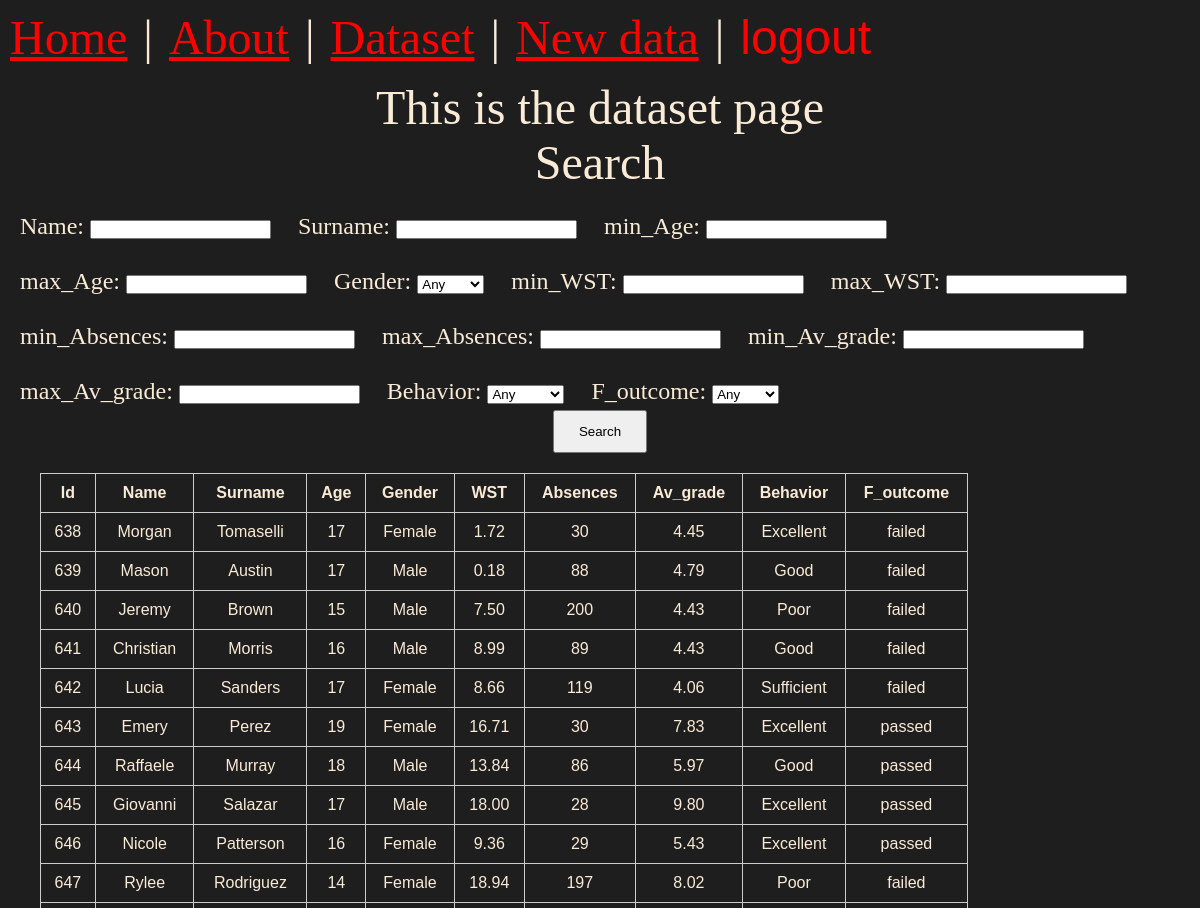
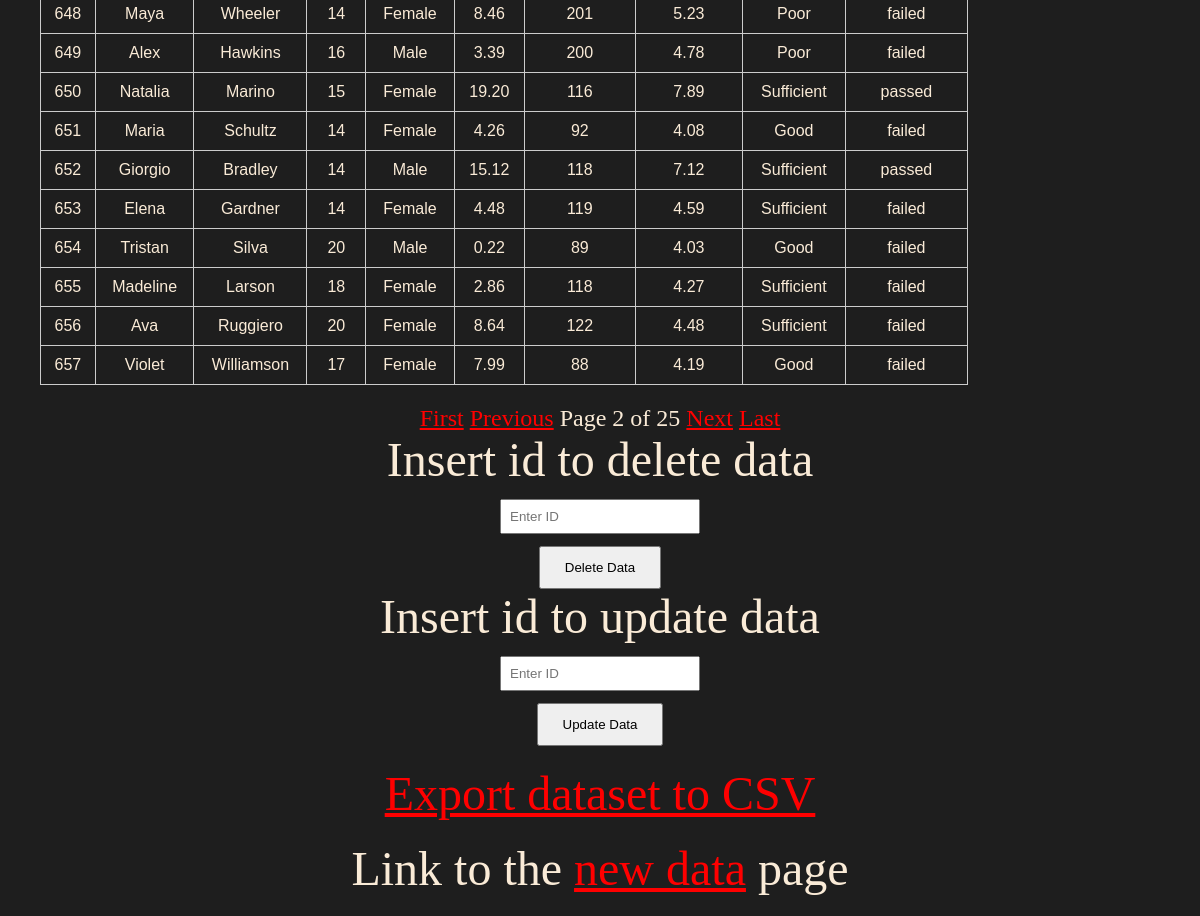
Screenshot of /dataset/dataset/?page=2 (signed in) with the database file from the repository (2 pictures, top to bottom).
### dataset/models.py (models this page shows, shortened)
class Data(models.Model):
    user = models.ForeignKey(User, on_delete=models.CASCADE)
    name = models.CharField(max_length = 20)
    surname = models.CharField(max_length = 20)
    age = models.PositiveIntegerField(validators=[MinValueValidator(14),MaxValueValidator(20)])
    gender = models.CharField(choices=[('Male', 'Male'), ('Female', 'Female')])
    weekly_study_time = models.FloatField(validators=[MinValueValidator(0.0)])
    absences = models.PositiveIntegerField(validators=[MaxValueValidator(300)])
    average_grade = models.FloatField(validators=[MinValueValidator(4),MaxValueValidator(10)])
    behavior = models.CharField(choices=[('Excellent', 'Excellent'),
                                                        ('Good', 'Good'),
                                                        ('Sufficient', 'Sufficient'),
                                                        ('Poor', 'Poor')])
    final_outcome =	models.CharField()

### dataset/views.py (the view)
# urls.py: path('dataset/',views.dataset_view, name= 'dataset'),
@login_required(login_url="login")
def dataset_view(request):
    current_user = request.user
    search_data_form = Searchdata_form(request.GET or None)
    data_list = Data.objects.filter(user=current_user)
    if search_data_form.is_valid():
        data_list = search_data(search_data_form,data_list)
    paginator = Paginator(data_list, 20)
    page_number = request.GET.get('page')
    page_obj = paginator.get_page(page_number)
    query_params = request.GET.copy()
    if 'page' in query_params:
        del query_params['page']
    query_string = query_params.urlencode()
    return render(request, 'dataset/dataset.html', {
                                                    'search_data_form': search_data_form,
                                                    'page_obj': page_obj,
                                                    'query_string': query_string,}
                )

### dataset/templates/dataset/dataset.html (shortened to what this page needs)
{% extends 'layout.html' %}
{% load static %}
{% block content %}
    <p> This is the dataset page </p>
    <p style = text-size: 1.5rem > Search </p>
    {% include 'partials/search_data.html' with form=search_data_form %}
    {% include 'partials/table_data.html' %}
    {% include 'partials/delete_data.html' %}
    {% include 'partials/update_data.html' %}
    {% include 'partials/export_csv.html' %}
    <p>Link to the <a href="{% url 'new_data' %}">new data</a> page</p>
{% endblock content %}

### dataset/templates/partials/table_data.html
<div class="data_container">
    <table>
        <thead>
            <tr>
                <th>Id</th>
                <th>Name</th>
                <th>Surname</th>
                <th>Age</th>
                <th>Gender</th>
                <th>WST</th>
                <th>Absences</th>
                <th>Av_grade</th>
                <th>Behavior</th>
                <th>F_outcome</th>
            </tr>
        </thead>
        <tbody>
            {% for data in page_obj %}
                <tr>{{ data.value|floatformat:2 }}
                    <td>{{ data.id }}</td>
                    <td>{{ data.name }}</td>
                    <td>{{ data.surname }}</td>
                    <td>{{ data.age }}</td>
                    <td>{{ data.gender }}</td>
                    <td>{{ data.weekly_study_time|floatformat:2 }}</td>
                    <td>{{ data.absences }}</td>
                    <td>{{ data.average_grade|floatformat:2 }}</td>
                    <td>{{ data.behavior }}</td>
                    <td>{{ data.final_outcome }}</td>
                </tr>
            {% empty %}
                <tr>
                    <td colspan="3">No data available.</td>
                </tr>
            {% endfor %}
        </tbody>
    </table>
    </div>
    <div style="text-align: center; margin-top: 20px;">
    {% if page_obj.has_previous %}
        <a href="?page=1{% if query_string %}&{{ query_string }}{% endif %}">First</a>
        <a href="?page={{ page_obj.previous_page_number }}{% if query_string %}&{{ query_string }}{% endif %}">Previous</a>
    {% endif %}
    <span>Page {{ page_obj.number }} of {{ page_obj.paginator.num_pages }}</span>
    {% if page_obj.has_next %}
        <a href="?page={{ page_obj.next_page_number }}{% if query_string %}&{{ query_string }}{% endif %}">Next</a>
        <a href="?page={{ page_obj.paginator.num_pages }}{% if query_string %}&{{ query_string }}{% endif %}">Last</a>
    {% endif %}
    </div>

### static/css/style.css (style rules this page uses)
* { margin: 0; padding: 0; box-sizing: border-box; }
body { min-height: 100vh; display: grid; place-content: center; font-size: 3rem; background-color: rgb(30, 30, 30); color: antiquewhite; }
h1, p { text-align: center; }
a { color: red; }
div { font-size: 1.5rem; }
.data_container { text-align: left; margin-left: 0 !important; justify-self: start; width: 100%; }
table { width: 80%; margin-left: 20px; border-collapse: collapse; font-family: Arial, sans-serif; font-size: 1rem; }
table th, table td { border: 1px solid #ccc; padding: 10px; text-align: center; }
table th { font-weight: bold; }
.search_form p { font-size: 1.5rem; display: inline-block; margin-right: 15px; }

### rows the page displays
Data: id "638", name "Morgan", surname "Tomaselli", age "17", gender "Female", weekly_study_time "1.72", absences "30", average_grade "4.45", behavior "Excellent", final_outcome "failed"
Data: id "639", name "Mason", surname "Austin", age "17", gender "Male", weekly_study_time "0.18", absences "88", average_grade "4.79", behavior "Good", final_outcome "failed"
Data: id "640", name "Jeremy", surname "Brown", age "15", gender "Male", weekly_study_time "7.50", absences "200", average_grade "4.43", behavior "Poor", final_outcome "failed"
Data: id "641", name "Christian", surname "Morris", age "16", gender "Male", weekly_study_time "8.99", absences "89", average_grade "4.43", behavior "Good", final_outcome "failed"
Data: id "642", name "Lucia", surname "Sanders", age "17", gender "Female", weekly_study_time "8.66", absences "119", average_grade "4.06", behavior "Sufficient", final_outcome "failed"
Data: id "643", name "Emery", surname "Perez", age "19", gender "Female", weekly_study_time "16.71", absences "30", average_grade "7.83", behavior "Excellent", final_outcome "passed"
Data: id "644", name "Raffaele", surname "Murray", age "18", gender "Male", weekly_study_time "13.84", absences "86", average_grade "5.97", behavior "Good", final_outcome "passed"
Data: id "645", name "Giovanni", surname "Salazar", age "17", gender "Male", weekly_study_time "18.00", absences "28", average_grade "9.80", behavior "Excellent", final_outcome "passed"
Data: id "646", name "Nicole", surname "Patterson", age "16", gender "Female", weekly_study_time "9.36", absences "29", average_grade "5.43", behavior "Excellent", final_outcome "passed"
Data: id "647", name "Rylee", surname "Rodriguez", age "14", gender "Female", weekly_study_time "18.94", absences "197", average_grade "8.02", behavior "Poor", final_outcome "failed"
Data: id "648", name "Maya", surname "Wheeler", age "14", gender "Female", weekly_study_time "8.46", absences "201", average_grade "5.23", behavior "Poor", final_outcome "failed"
Data: id "649", name "Alex", surname "Hawkins", age "16", gender "Male", weekly_study_time "3.39", absences "200", average_grade "4.78", behavior "Poor", final_outcome "failed"
Data: id "650", name "Natalia", surname "Marino", age "15", gender "Female", weekly_study_time "19.20", absences "116", average_grade "7.89", behavior "Sufficient", final_outcome "passed"
Data: id "651", name "Maria", surname "Schultz", age "14", gender "Female", weekly_study_time "4.26", absences "92", average_grade "4.08", behavior "Good", final_outcome "failed"
Data: id "652", name "Giorgio", surname "Bradley", age "14", gender "Male", weekly_study_time "15.12", absences "118", average_grade "7.12", behavior "Sufficient", final_outcome "passed"
Data: id "653", name "Elena", surname "Gardner", age "14", gender "Female", weekly_study_time "4.48", absences "119", average_grade "4.59", behavior "Sufficient", final_outcome "failed"
Data: id "654", name "Tristan", surname "Silva", age "20", gender "Male", weekly_study_time "0.22", absences "89", average_grade "4.03", behavior "Good", final_outcome "failed"
Data: id "655", name "Madeline", surname "Larson", age "18", gender "Female", weekly_study_time "2.86", absences "118", average_grade "4.27", behavior "Sufficient", final_outcome "failed"
Data: id "656", name "Ava", surname "Ruggiero", age "20", gender "Female", weekly_study_time "8.64", absences "122", average_grade "4.48", behavior "Sufficient", final_outcome "failed"
Data: id "657", name "Violet", surname "Williamson", age "17", gender "Female", weekly_study_time "7.99", absences "88", average_grade "4.19", behavior "Good", final_outcome "failed"

### other values shown
{{ page_obj.number }} "2"
{{ page_obj.paginator.num_pages }} "25"
